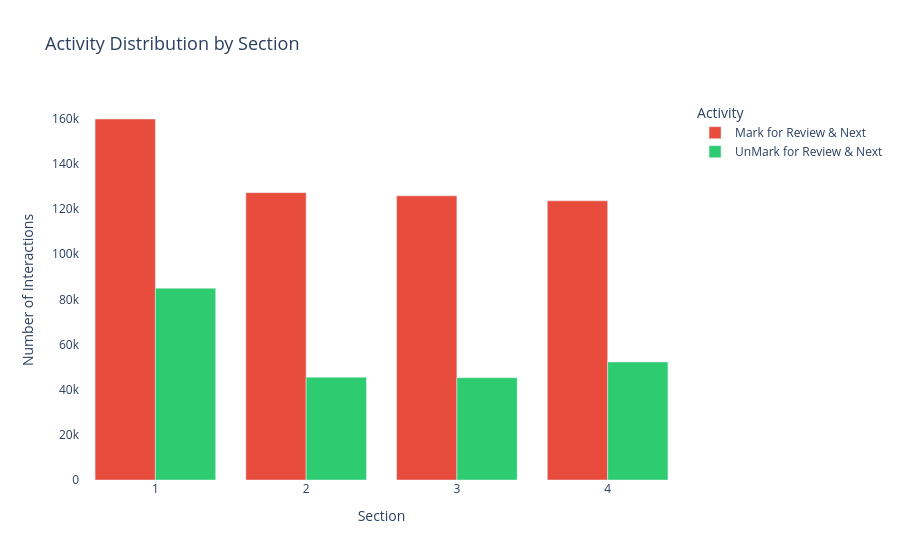

Notebook cell for this chart:
### Markdown cell above
## Analysis 1: Activity Distribution by Section

**Question:** Which sections had the most candidate interactions?

This tells us where candidates spent most of their mental energy —
high "Mark for Review" in a section suggests candidates found it difficult
and wanted to come back to it.

Note - auto save is not a candidate activity hence no included here.

### Code cell
import plotly.express as px

df_section = df_filtered.groupby(['question_section', 'activity']).size().reset_index(name='count')

fig = px.bar(
    df_section,
    x='question_section',
    y='count',
    color='activity',
    barmode='group',
    title='Activity Distribution by Section',
    labels={'question_section': 'Section', 'count': 'Number of Interactions', 'activity': 'Activity'},
    color_discrete_map={
        'Mark for Review & Next': '#E74C3C',
        'UnMark for Review & Next': '#2ECC71'
    }
)

fig.update_layout(
    xaxis=dict(tickmode='linear'),
    plot_bgcolor='white',
    title_font_size=18
)

fig.show()

### Figure 1 — Plotly figure (JSON) as saved in the notebook; plotly's stock layout.template omitted (floating-point values rounded to 4 significant figures)
{"data": [{"alignmentgroup": "True", "hovertemplate": "Activity=Mark for Review & Next<br>Section=%{x}<br>Number of Interactions=%{y}<extra></extra>", "legendgroup": "Mark for Review & Next", "marker": {"color": "#E74C3C", "pattern": {"shape": ""}}, "name": "Mark for Review & Next", "offsetgroup": "Mark for Review & Next", "orientation": "v", "showlegend": true, "textposition": "auto", "type": "bar", "x": [1, 2, 3, 4], "xaxis": "x", "y": [159844, 127220, 125826, 123620], "yaxis": "y"}, {"alignmentgroup": "True", "hovertemplate": "Activity=UnMark for Review & Next<br>Section=%{x}<br>Number of Interactions=%{y}<extra></extra>", "legendgroup": "UnMark for Review & Next", "marker": {"color": "#2ECC71", "pattern": {"shape": ""}}, "name": "UnMark for Review & Next", "offsetgroup": "UnMark for Review & Next", "orientation": "v", "showlegend": true, "textposition": "auto", "type": "bar", "x": [1, 2, 3, 4], "xaxis": "x", "y": [84903, 45492, 45298, 52261], "yaxis": "y"}], "layout": {"barmode": "group", "legend": {"title": {"text": "Activity"}, "tracegroupgap": 0}, "plot_bgcolor": "white", "title": {"font": {"size": 18}, "text": "Activity Distribution by Section"}, "xaxis": {"anchor": "y", "domain": [0, 1], "tickmode": "linear", "title": {"text": "Section"}}, "yaxis": {"anchor": "x", "domain": [0, 1], "title": {"text": "Number of Interactions"}}}}
